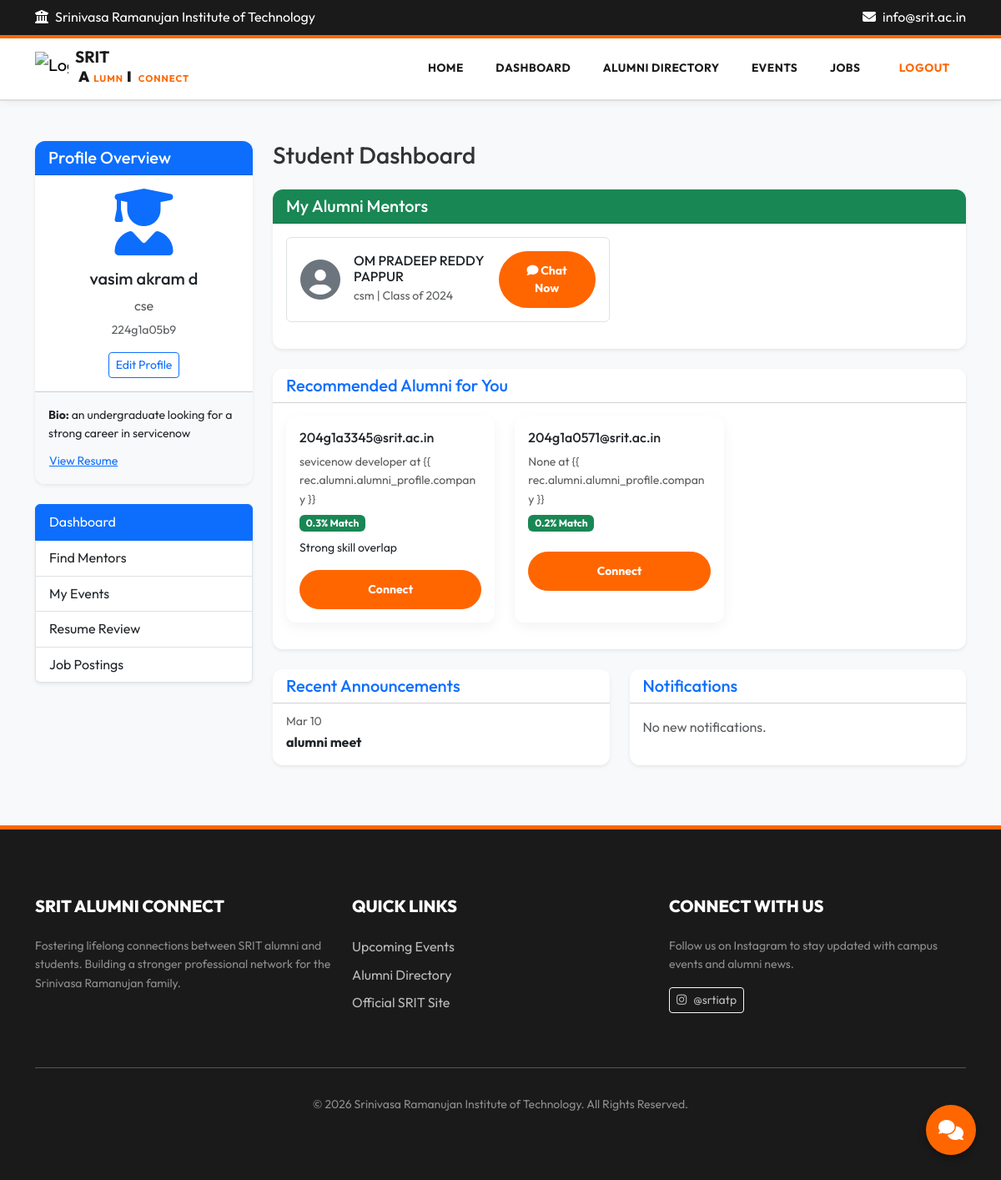
The app's page /dashboard/ (signed in) with its own data.
### users/models.py (models this page shows, shortened)
class User(AbstractBaseUser, PermissionsMixin):
    ROLE_CHOICES = (
        ('STUDENT', 'Student'),
        ('ALUMNI', 'Alumni'),
        ('FACULTY', 'Faculty'),
        ('ADMIN', 'Admin'),
    )
    email = models.EmailField(unique=True)
    first_name = models.CharField(max_length=50, blank=True)
    last_name = models.CharField(max_length=50, blank=True)
    role = models.CharField(max_length=10, choices=ROLE_CHOICES)
    is_approved = models.BooleanField(default=False)
    is_active = models.BooleanField(default=True)
    is_staff = models.BooleanField(default=False)
    created_at = models.DateTimeField(default=timezone.now)
    last_login_at = models.DateTimeField(null=True, blank=True)
    objects = UserManager()
    USERNAME_FIELD = 'email'
    REQUIRED_FIELDS = []

### profiles/models.py (models this page shows, shortened)
class StudentProfile(models.Model):
    user = models.OneToOneField(settings.AUTH_USER_MODEL, on_delete=models.CASCADE, related_name='student_profile')
    full_name = models.CharField(max_length=200, null=True, blank=True)
    roll_number = models.CharField(max_length=50, null=True, blank=True)
    department = models.CharField(max_length=100, null=True, blank=True)
    branch = models.CharField(max_length=100, null=True, blank=True)
    skills = models.JSONField(default=list)
    interests = models.TextField(blank=True)
    career_interest = models.CharField(max_length=200, null=True, blank=True)
    graduation_year = models.IntegerField(null=True, blank=True)
    bio = models.TextField(blank=True)
    resume = models.FileField(upload_to='resumes/', null=True, blank=True)

class AlumniProfile(models.Model):
    user = models.OneToOneField(settings.AUTH_USER_MODEL, on_delete=models.CASCADE, related_name='alumni_profile')
    full_name = models.CharField(max_length=200, null=True, blank=True)
    roll_number = models.CharField(max_length=50, null=True, blank=True)
    branch = models.CharField(max_length=100, null=True, blank=True)
    graduation_year = models.IntegerField(null=True, blank=True)
    campus_placed = models.BooleanField(default=False)
    company = models.CharField(max_length=200, null=True, blank=True)
    job_role = models.CharField(max_length=100, null=True, blank=True)
    industry = models.CharField(max_length=100, null=True, blank=True)
    experience_years = models.PositiveIntegerField(default=0)
    skills = models.JSONField(default=list)
    bio = models.TextField(blank=True)
    is_verified = models.BooleanField(default=False)
    views_count = models.PositiveIntegerField(default=0)

### mentorship/models.py (models this page shows)
class Connection(models.Model):
    STATUS_CHOICES = (
        ('REQUESTED', 'Requested'),
        ('ACCEPTED', 'Accepted'),
        ('REJECTED', 'Rejected'),
    )
    student = models.ForeignKey(settings.AUTH_USER_MODEL, on_delete=models.CASCADE, related_name='mentorship_requests')
    alumni = models.ForeignKey(settings.AUTH_USER_MODEL, on_delete=models.CASCADE, related_name='mentee_requests')
    status = models.CharField(max_length=10, choices=STATUS_CHOICES, default='REQUESTED')
    created_at = models.DateTimeField(auto_now_add=True)
    class Meta:
        unique_together = ('student', 'alumni')

### core/models.py (models this page shows, shortened)
class Announcement(models.Model):
    title = models.CharField(max_length=200)
    message = models.TextField()
    created_by = models.ForeignKey(settings.AUTH_USER_MODEL, on_delete=models.CASCADE)
    created_at = models.DateTimeField(auto_now_add=True)
    expires_at = models.DateTimeField(null=True, blank=True)
    is_active = models.BooleanField(default=True)

### core/views.py (the view, shortened to what this page needs)
# urls.py: path('dashboard/', views.dashboard, name='dashboard'),
@login_required
def dashboard(request):
    user = request.user
    now = timezone.now()
    announcements = Announcement.objects.filter(
        is_active=True
    ).filter(
        models.Q(expires_at__isnull=True) | models.Q(expires_at__gte=now)
    ).order_by('-created_at')[:5]
    context = {
        'announcements': announcements,
    }
    if user.role in ['ADMIN', 'FACULTY']:
        context['announcement_form'] = AnnouncementForm()
    if user.role == 'STUDENT':
        from profiles.models import StudentProfile
        profile, created = StudentProfile.objects.get_or_create(user=user)
        recommendations = MatchingService.get_recommendations(user)
        accepted_connections = Connection.objects.filter(student=user, status='ACCEPTED').select_related('alumni__alumni_profile')
        for conn in accepted_connections:
            room = ChatRoom.objects.filter(student=user, alumni=conn.alumni).first()
            conn.chat_room_id = room.id if room else None
        context.update({
            'recommendations': recommendations,
            'accepted_connections': accepted_connections,
        })
        return render(request, 'core/dashboards/student.html', context)
    elif user.role == 'FACULTY':
        return render(request, 'core/dashboards/faculty.html', context)
    return render(request, 'core/dashboard.html', context)

### profiles/services.py (called while the page is built)
    @staticmethod
    def get_recommendations(student, limit=5):
        alumni_list = AlumniProfile.objects.exclude(user=student)
        recommendations = []
        for a_profile in alumni_list:
            score, reasons = MatchingService.calculate_match_score(student, a_profile.user)
            if score > 0:
                recommendations.append({
                    'alumni': a_profile.user,
                    'score': score,
                    'reasons': ", ".join(reasons)
                })
        return sorted(recommendations, key=lambda x: x['score'], reverse=True)[:limit]

### templates/core/dashboards/student.html (shortened to what this page needs)
{% extends 'base.html' %}
{% block content %}
<div class="container py-5">
    <div class="row">
        <div class="col-md-3">
            <div class="card shadow-sm mb-4">
                <div class="card-header bg-primary text-white">
                    <h5 class="mb-0">Profile Overview</h5>
                </div>
                <div class="card-body text-center">
                    <i class="fas fa-user-graduate fa-5x text-primary mb-3"></i>
                    <h5>{{ user.student_profile.full_name|default:user.email }}</h5>
                    <p class="text-muted mb-1">{{ user.student_profile.branch|default:"Student" }}</p>
                    <p class="small text-muted">{{ user.student_profile.roll_number|default:"" }}</p>
                    <a href="{% url 'edit-profile' %}" class="btn btn-outline-primary btn-sm">Edit Profile</a>
                </div>
                {% if user.student_profile.bio or user.student_profile.resume %}
                <div class="card-footer bg-light p-3">
                    {% if user.student_profile.bio %}
                    <p class="small mb-2"><strong>Bio:</strong> {{ user.student_profile.bio|truncatewords:20 }}</p>
                    {% endif %}
                    {% if user.student_profile.resume %}
                    <a href="{{ user.student_profile.resume.url }}" class="btn btn-sm btn-link p-0" target="_blank">View
                        Resume</a>
                    {% endif %}
                </div>
                {% endif %}
            </div>
            <div class="list-group shadow-sm">
                <a href="{% url 'dashboard' %}" class="list-group-item list-group-item-action active">Dashboard</a>
                <a href="{% url 'alumni-list' %}" class="list-group-item list-group-item-action">Find Mentors</a>
                <a href="{% url 'event-list' %}" class="list-group-item list-group-item-action">My Events</a>
                <a href="{% url 'resume-review-list' %}" class="list-group-item list-group-item-action">Resume Review</a>
                <a href="{% url 'job-list' %}" class="list-group-item list-group-item-action">Job Postings</a>
            </div>
        </div>
        <div class="col-md-9">
            <h3 class="mb-4">Student Dashboard</h3>
            {% if accepted_connections %}
            <div class="row mb-4">
                <div class="col-md-12">
                    <div class="card shadow-sm border-success">
                        <div class="card-header bg-success text-white">
                            <h5 class="mb-0">My Alumni Mentors</h5>
                        </div>
                        <div class="card-body">
                            <div class="row">
                                {% for conn in accepted_connections %}
                                <div class="col-md-6 mb-3">
                                    <div class="d-flex align-items-center p-3 border rounded">
                                        <i class="fas fa-user-circle fa-3x text-secondary me-3"></i>
                                        <div class="flex-grow-1">
                                            <h6 class="mb-0">{{ conn.alumni.alumni_profile.full_name|default:conn.alumni.email }}</h6>
                                            <small class="text-muted">{{ conn.alumni.alumni_profile.branch }} | Class of {{ conn.alumni.alumni_profile.graduation_year }}</small>
                                        </div>
                                        <div class="ms-auto">
                                            {% if conn.chat_room_id %}
                                            <a href="{% url 'chat-room' conn.chat_room_id %}" class="btn btn-primary btn-sm">
                                                <i class="fas fa-comment"></i> Chat Now
                                            </a>
                                            {% endif %}
                                        </div>
                                    </div>
                                </div>
                                {% endfor %}
                            </div>
                        </div>
                    </div>
                </div>
            </div>
            {% endif %}
            <div class="row mb-4">
                <div class="col-md-12">
                    <div class="card shadow-sm">
                        <div class="card-header bg-white">
                            <h5 class="mb-0 text-primary">Recommended Alumni for You</h5>
                        </div>
                        <div class="card-body">
                            <div class="row">
                                {% for rec in recommendations %}
                                <div class="col-md-4 mb-3">
                                    <div class="card h-100 border-primary">
                                        <div class="card-body">
                                            <h6>{{ rec.alumni.email }}</h6>
                                            <p class="small text-muted mb-1">{{ rec.alumni.alumni_profile.job_role }} at
                                                {{
                                                rec.alumni.alumni_profile.company }}</p>
                                            <span class="badge bg-success mb-2">{{ rec.score|floatformat:1 }}%
                                                Match</span>
                                            <p class="small">{{ rec.reasons }}</p>
                                            <a href="{% url 'request-connection' rec.alumni.pk %}"
                                                class="btn btn-primary btn-sm w-100">Connect</a>
                                        </div>
                                    </div>
                                </div>
                                {% empty %}
                                <div class="col-12">
                                    <p class="text-muted">No recommendations available. Complete your profile to get
                                        matched!</p>
                                </div>
                                {% endfor %}
                            </div>
                        </div>
                    </div>
                </div>
            </div>
            <div class="row">
                <div class="col-md-6 mb-4">
                    <div class="card shadow-sm h-100">
                        <div class="card-header bg-white">
                            <h5 class="mb-0 text-primary">Recent Announcements</h5>
                        </div>
                        <ul class="list-group list-group-flush">
                            {% for announcement in announcements %}
                            <li class="list-group-item">
                                <small class="text-muted">{{ announcement.created_at|date:"M d" }}</small><br>
                                <strong>{{ announcement.title }}</strong>
                            </li>
                            {% empty %}
                            <li class="list-group-item">No announcements.</li>
                            {% endfor %}
                        </ul>
                    </div>
                </div>
                <div class="col-md-6 mb-4">
                    <div class="card shadow-sm h-100">
                        <div class="card-header bg-white">
                            <h5 class="mb-0 text-primary">Notifications</h5>
                        </div>
                        <div class="card-body">
                            <p class="text-muted">No new notifications.</p>
                        </div>
                    </div>
                </div>
            </div>
        </div>
    </div>
</div>
{% endblock %}

### static/css/style.css (style rules this page uses)
:root { --primary: #FF6600; --dark-bg: #1A1A1A; --white: #FFFFFF; --text-dark: #333333; --bg-light: #F8F9FA; --border-light: #DDDDDD; --success: #28A745; --danger: #DC3545; --info: #333333; }
body { font-family: 'Outfit', 'Inter', -apple-system, sans-serif; color: var(--text-dark); background-color: var(--bg-light); line-height: 1.6; }
.card { border: none; border-radius: 12px; box-shadow: 0 5px 15px rgba(0, 0, 0, 0.05); background: var(--white); overflow: hidden; }
.btn-primary { background-color: var(--primary) !important; border-color: var(--primary) !important; color: var(--white) !important; border-radius: 50px; padding: 0.75rem 2rem; font-weight: 700; transition: all 0.3s ease; }

### records on screen
User: student_profile.full_name "vasim akram d", student_profile.branch "cse", student_profile.roll_number "224g1a05b9", student_profile.bio "an undergraduate looking for a strong career in servicenow"
Connection: alumni.alumni_profile.full_name "OM PRADEEP REDDY PAPPUR", alumni.alumni_profile.branch "csm", alumni.alumni_profile.graduation_year "2024", shows "Chat Now"
User: alumni.email "204g1a3345@srit.ac.in", alumni.alumni_profile.job_role "sevicenow developer", score "0.3", reasons "Strong skill overlap"
User: alumni.email "204g1a0571@srit.ac.in", alumni.alumni_profile.job_role "None", score "0.2"
Announcement: created_at "Mar 10", title "alumni meet"
